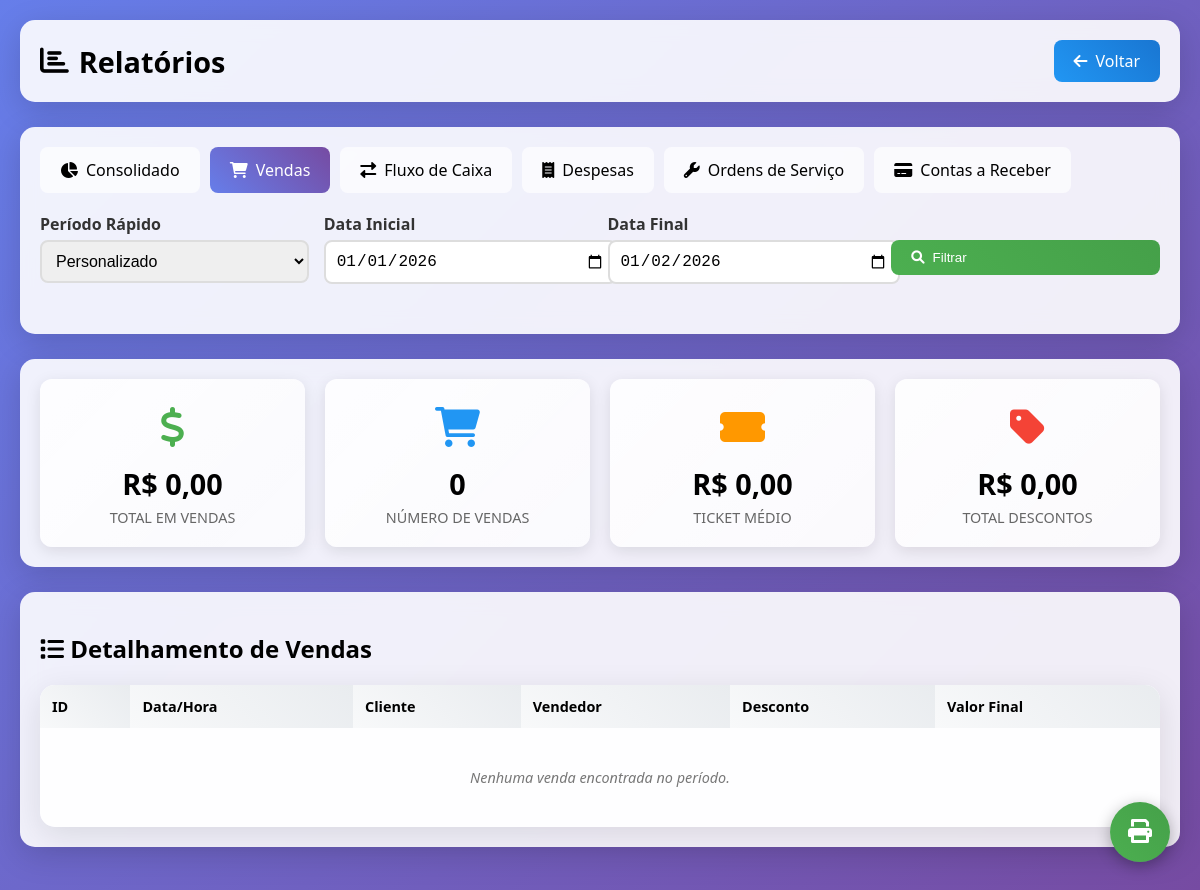
The page /modules/reports/index.php (signed in) on the database as committed earlier.
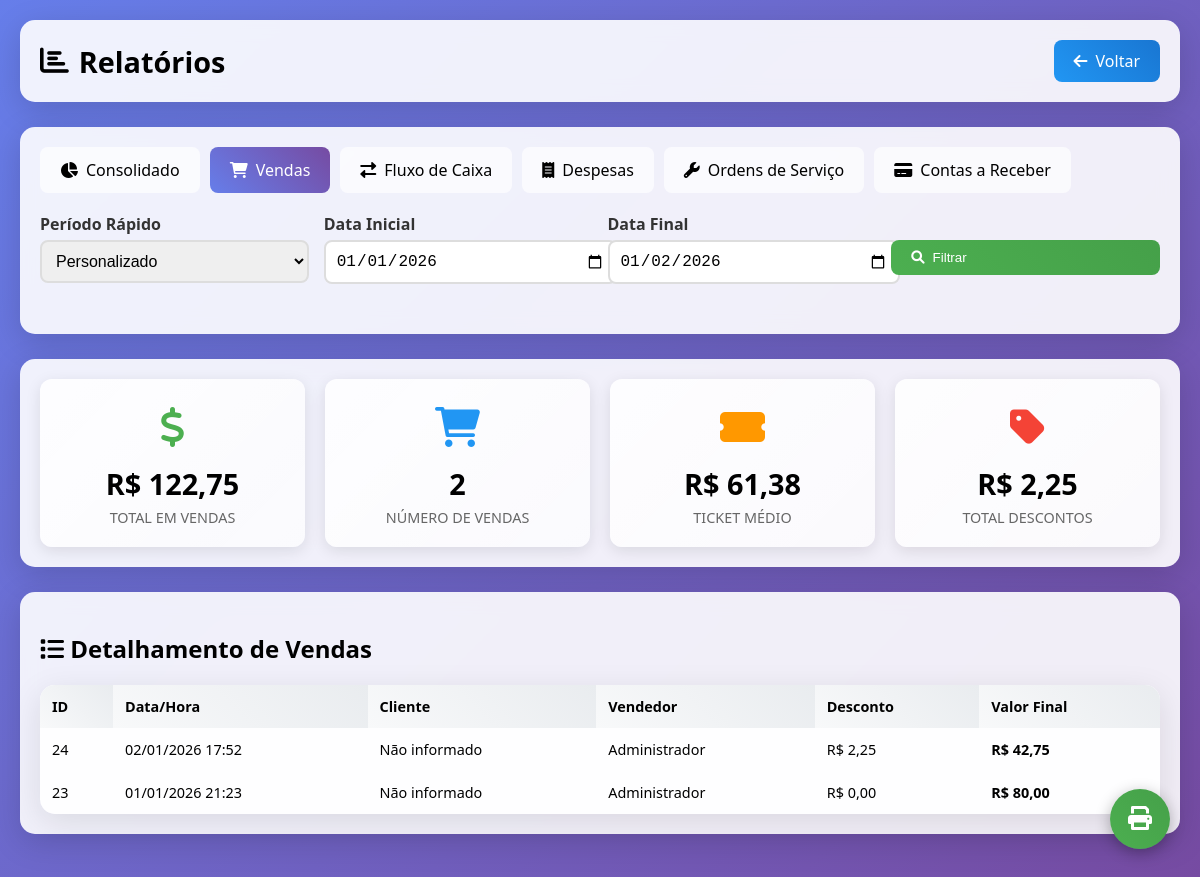
The same page on the database as committed later.
### tables this page shows
CREATE TABLE `sales` (
  `id` int(11) NOT NULL AUTO_INCREMENT,
  `customer_id` int(11) DEFAULT NULL,
  `user_id` int(11) NOT NULL,
  `total_amount` decimal(10,2) NOT NULL DEFAULT 0.00,
  `discount` decimal(10,2) DEFAULT 0.00,
  `final_amount` decimal(10,2) NOT NULL DEFAULT 0.00,
  `payment_method` enum('cash','card','pix','installment') DEFAULT 'cash',
  `installments` int(11) DEFAULT 1,
  `status` enum('completed','cancelled','pending') DEFAULT 'completed',
  `notes` text DEFAULT NULL,
  `created_at` timestamp NULL DEFAULT current_timestamp(),
  PRIMARY KEY (`id`),
  KEY `customer_id` (`customer_id`),
  KEY `user_id` (`user_id`),
  CONSTRAINT `sales_ibfk_1` FOREIGN KEY (`customer_id`) REFERENCES `customers` (`id`),
  CONSTRAINT `sales_ibfk_2` FOREIGN KEY (`user_id`) REFERENCES `users` (`id`)
);

CREATE TABLE `users` (
  `id` int(11) NOT NULL AUTO_INCREMENT,
  `name` varchar(100) NOT NULL,
  `email` varchar(100) NOT NULL,
  `password` varchar(255) NOT NULL,
  `role` enum('admin','manager','operator','seller','technician') DEFAULT NULL,
  `status` enum('active','inactive') DEFAULT 'active',
  `active` tinyint(1) DEFAULT 1,
  `created_at` timestamp NULL DEFAULT current_timestamp(),
  `updated_at` timestamp NULL DEFAULT current_timestamp() ON UPDATE current_timestamp(),
  PRIMARY KEY (`id`),
  UNIQUE KEY `email` (`email`)
);

### modules/reports/index.php (the view, shortened to what this page needs)
<?php
require_once('../../config/database.php');
$conn = $database->getConnection();
$report_type = $_GET['type'] ?? 'sales';
$date_from = $_GET['date_from'] ?? date('Y-m-01');
$date_to = $_GET['date_to'] ?? date('Y-m-d');
$period_type = $_GET['period'] ?? 'custom';
if ($report_type === 'sales') {
    $stmt = $conn->prepare("
        SELECT
            s.*,
            c.name as customer_name,
            u.name as user_name
        FROM sales s
        LEFT JOIN customers c ON s.customer_id = c.id
        LEFT JOIN users u ON s.user_id = u.id
        WHERE DATE(s.created_at) BETWEEN ? AND ?
        ORDER BY s.created_at DESC
    ");
    $stmt->execute([$date_from, $date_to]);
    $data = $stmt->fetchAll(PDO::FETCH_ASSOC);
    $total_sales = array_sum(array_column($data, 'final_amount'));
    $total_discount = array_sum(array_column($data, 'discount'));
    $avg_ticket = count($data) > 0 ? $total_sales / count($data) : 0;
}
function formatDateTime($datetime) {
    return date('d/m/Y H:i', strtotime($datetime));
}
?>
<!DOCTYPE html>
<html lang="pt-BR">
<head>
<link href="https://cdnjs.cloudflare.com/ajax/libs/font-awesome/6.0.0/css/all.min.css" rel="stylesheet">
</head>
<body>
<div class="container">
    <div class="header">
        <h1><i class="fas fa-chart-bar"></i> Relatórios</h1>
        <div style="display:flex;gap:10px;flex-wrap:wrap;">
            <a href="../../index.php" class="btn btn-secondary"><i class="fas fa-arrow-left"></i> Voltar</a>
        </div>
    </div>
    <div class="filters-box">
        <div class="report-tabs">
            <div class="tab <?= $report_type === 'consolidated' ? 'active' : '' ?>" onclick="location.href='?type=consolidated&date_from=<?= $date_from ?>&date_to=<?= $date_to ?>'">
                <i class="fas fa-chart-pie"></i> Consolidado
            </div>
            <div class="tab <?= $report_type === 'sales' ? 'active' : '' ?>" onclick="location.href='?type=sales&date_from=<?= $date_from ?>&date_to=<?= $date_to ?>'">
                <i class="fas fa-shopping-cart"></i> Vendas
            </div>
            <div class="tab <?= $report_type === 'cashflow' ? 'active' : '' ?>" onclick="location.href='?type=cashflow&date_from=<?= $date_from ?>&date_to=<?= $date_to ?>'">
                <i class="fas fa-exchange-alt"></i> Fluxo de Caixa
            </div>
            <div class="tab <?= $report_type === 'expenses' ? 'active' : '' ?>" onclick="location.href='?type=expenses&date_from=<?= $date_from ?>&date_to=<?= $date_to ?>'">
                <i class="fas fa-receipt"></i> Despesas
            </div>
            <div class="tab <?= $report_type === 'service_orders' ? 'active' : '' ?>" onclick="location.href='?type=service_orders&date_from=<?= $date_from ?>&date_to=<?= $date_to ?>'">
                <i class="fas fa-wrench"></i> Ordens de Serviço
            </div>
            <div class="tab <?= $report_type === 'receivables' ? 'active' : '' ?>" onclick="location.href='?type=receivables&date_from=<?= $date_from ?>&date_to=<?= $date_to ?>'">
                <i class="fas fa-credit-card"></i> Contas a Receber
            </div>
        </div>
        <form method="GET" style="margin-top:20px;">
            <div class="filter-grid">
                <div class="form-group">
                    <label>Período Rápido</label>
                    <select name="period" class="form-control" onchange="this.form.submit()">
                        <option value="custom" <?= $period_type === 'custom' ? 'selected' : '' ?>>Personalizado</option>
                    </select>
                </div>
                <div class="form-group">
                    <label>Data Inicial</label>
                    <input type="date" name="date_from" value="<?= $date_from ?>" class="form-control">
                </div>
                <div class="form-group">
                    <label>Data Final</label>
                    <input type="date" name="date_to" value="<?= $date_to ?>" class="form-control">
                </div>
                <div class="form-group">
                    <label>&nbsp;</label>
                    <button type="submit" class="btn btn-primary" style="width:100%;"><i class="fas fa-search"></i> Filtrar</button>
                </div>
            </div>
        </form>
    </div>
    <?php if ($report_type === 'consolidated'): ?>
        <div class="stats-box">
            <h2 style="margin-bottom:20px;"><i class="fas fa-chart-pie"></i> Resumo Consolidado - <?= formatDate($date_from) ?> a <?= formatDate($date_to) ?></h2>
            <div class="stats-grid">
                <div class="stat-card green">
                    <div class="icon"><i class="fas fa-dollar-sign"></i></div>
                    <div class="value">R$ <?= number_format($total_sales, 2, ',', '.') ?></div>
                    <div class="label">Total Vendas</div>
                </div>
                <div class="stat-card blue">
                    <div class="icon"><i class="fas fa-hand-holding-usd"></i></div>
                    <div class="value">R$ <?= number_format($total_received, 2, ',', '.') ?></div>
                    <div class="label">Total Recebido</div>
                </div>
                <div class="stat-card red">
                    <div class="icon"><i class="fas fa-receipt"></i></div>
                    <div class="value">R$ <?= number_format($total_expenses, 2, ',', '.') ?></div>
                    <div class="label">Total Despesas</div>
                </div>
                <div class="stat-card <?= $balance >= 0 ? 'green' : 'red' ?>">
                    <div class="icon"><i class="fas fa-wallet"></i></div>
                    <div class="value">R$ <?= number_format($balance, 2, ',', '.') ?></div>
                    <div class="label">Saldo Líquido</div>
                </div>
                <div class="stat-card orange">
                    <div class="icon"><i class="fas fa-wrench"></i></div>
                    <div class="value"><?= $total_os ?></div>
                    <div class="label">Ordens de Serviço</div>
                </div>
            </div>
        </div>
    <?php elseif ($report_type === 'sales'): ?>
        <div class="stats-box">
            <div class="stats-grid">
                <div class="stat-card green">
                    <div class="icon"><i class="fas fa-dollar-sign"></i></div>
                    <div class="value">R$ <?= number_format($total_sales, 2, ',', '.') ?></div>
                    <div class="label">Total em Vendas</div>
                </div>
                <div class="stat-card blue">
                    <div class="icon"><i class="fas fa-shopping-cart"></i></div>
                    <div class="value"><?= count($data) ?></div>
                    <div class="label">Número de Vendas</div>
                </div>
                <div class="stat-card orange">
                    <div class="icon"><i class="fas fa-ticket-alt"></i></div>
                    <div class="value">R$ <?= number_format($avg_ticket, 2, ',', '.') ?></div>
                    <div class="label">Ticket Médio</div>
                </div>
                <div class="stat-card red">
                    <div class="icon"><i class="fas fa-tag"></i></div>
                    <div class="value">R$ <?= number_format($total_discount, 2, ',', '.') ?></div>
                    <div class="label">Total Descontos</div>
                </div>
            </div>
        </div>
        <div class="report-box">
            <h2 style="margin-bottom:20px;"><i class="fas fa-list"></i> Detalhamento de Vendas</h2>
            <table class="table">
                <thead>
                    <tr>
                        <th>ID</th>
                        <th>Data/Hora</th>
                        <th>Cliente</th>
                        <th>Vendedor</th>
                        <th>Desconto</th>
                        <th>Valor Final</th>
                    </tr>
                </thead>
                <tbody>
                    <?php if(empty($data)): ?>
                        <tr><td colspan="6" class="empty">Nenhuma venda encontrada no período.</td></tr>
                    <?php else: foreach($data as $row): ?>
                    <tr>
                        <td><?= $row['id'] ?></td>
                        <td><?= formatDateTime($row['created_at']) ?></td>
                        <td><?= htmlspecialchars($row['customer_name'] ?? 'Não informado') ?></td>
                        <td><?= htmlspecialchars($row['user_name']) ?></td>
                        <td>R$ <?= number_format($row['discount'], 2, ',', '.') ?></td>
                        <td><strong>R$ <?= number_format($row['final_amount'], 2, ',', '.') ?></strong></td>
                    </tr>
                    <?php endforeach; endif; ?>
                </tbody>
            </table>
        </div>
    <?php endif; ?>
</div>
<button class="print-btn" onclick="window.print()" title="Imprimir Relatório">
    <i class="fas fa-print"></i>
</button>
</body>
</html>

### modules/reports/index.php (style rules this page uses)
body { margin:0; font-family:'Segoe UI', Tahoma, sans-serif; background:linear-gradient(135deg,#667eea,#764ba2); padding:20px; min-height:100vh; }
.container { max-width:1400px;margin:auto; }
.header, .filters-box, .stats-box, .report-box { background:rgba(255,255,255,0.9); backdrop-filter:blur(10px); padding:20px; border-radius:15px; box-shadow:0 8px 32px rgba(0,0,0,0.15); margin-bottom:25px; }
.header { display:flex;justify-content:space-between;align-items:center;flex-wrap:wrap; }
.header h1 { font-size:1.8rem;display:flex;align-items:center;gap:10px;margin:0; }
.btn { border:none;border-radius:8px;padding:10px 20px;color:#fff;font-weight:500; cursor:pointer;display:inline-flex;align-items:center;gap:8px;transition:all .3s; text-decoration:none; }
.btn-primary { background:linear-gradient(45deg,#4CAF50,#45a049); }
.btn-secondary { background:linear-gradient(45deg,#2196F3,#1976D2); }
.report-tabs { display:flex; gap:10px; margin-bottom:20px; flex-wrap:wrap; }
.tab { padding:12px 20px; border-radius:8px; background:rgba(255,255,255,0.7); cursor:pointer; transition:all .3s; display:flex; align-items:center; gap:8px; font-weight:500; }
.tab.active { background:linear-gradient(45deg,#667eea,#764ba2); color:white; }
.filter-grid { display:grid; grid-template-columns:repeat(auto-fit, minmax(200px, 1fr)); gap:15px; margin-bottom:15px; }
.form-group { margin-bottom:15px; }
.form-group label { display:block;margin-bottom:5px;font-weight:600;color:#333; }
.form-control { width:100%;padding:10px;border:2px solid #ddd;border-radius:8px; font-size:1rem;transition:border .3s; }
.stats-grid { display:grid; grid-template-columns:repeat(auto-fit, minmax(200px, 1fr)); gap:20px; }
.stat-card { background:linear-gradient(135deg, rgba(255,255,255,0.9), rgba(255,255,255,0.7)); padding:20px; border-radius:12px; box-shadow:0 4px 15px rgba(0,0,0,0.1); text-align:center; }
.stat-card .icon { font-size:2.5rem; margin-bottom:10px; }
.stat-card .value { font-size:1.8rem; font-weight:bold; margin:5px 0; }
.stat-card .label { color:#666; font-size:0.9rem; text-transform:uppercase; }
.stat-card.green .icon { color:#4CAF50; }
.stat-card.blue .icon { color:#2196F3; }
.stat-card.red .icon { color:#f44336; }
.stat-card.orange .icon { color:#FF9800; }
.table { width:100%;border-collapse:collapse;background:rgba(255,255,255,0.95); border-radius:15px;overflow:hidden;box-shadow:0 8px 32px rgba(0,0,0,0.1); }
th,td { padding:12px;text-align:left;font-size:0.9rem; }
th { background:linear-gradient(45deg,#f8f9fa,#e9ecef);font-weight:600; }
.print-btn { position:fixed; bottom:30px; right:30px; width:60px; height:60px; border-radius:50%; background:linear-gradient(45deg,#4CAF50,#45a049); color:white; border:none; font-size:1.5rem; cursor:pointer; box-shadow:0 4px 15px rgba(0,0,0,0.3); transition:all .3s; }
.empty { text-align:center;padding:40px;color:#777;font-style:italic; }

Rows that differ between the two databases and show on the page:
added sales: id "24", created_at "02/01/2026 17:52", customer_name "Não informado", user.name "Administrador", discount "2,25", final_amount "42,75"
added sales: id "23", created_at "01/01/2026 21:23", customer_name "Não informado", user.name "Administrador", discount "0,00", final_amount "80,00"
Other text that changed with them:
$total_sales: "0,00" → "122,75"
count($data): "0" → "2"
$avg_ticket: "0,00" → "61,38"
$total_discount: "0,00" → "2,25"
text no longer shown: "Nenhuma venda encontrada no período."
